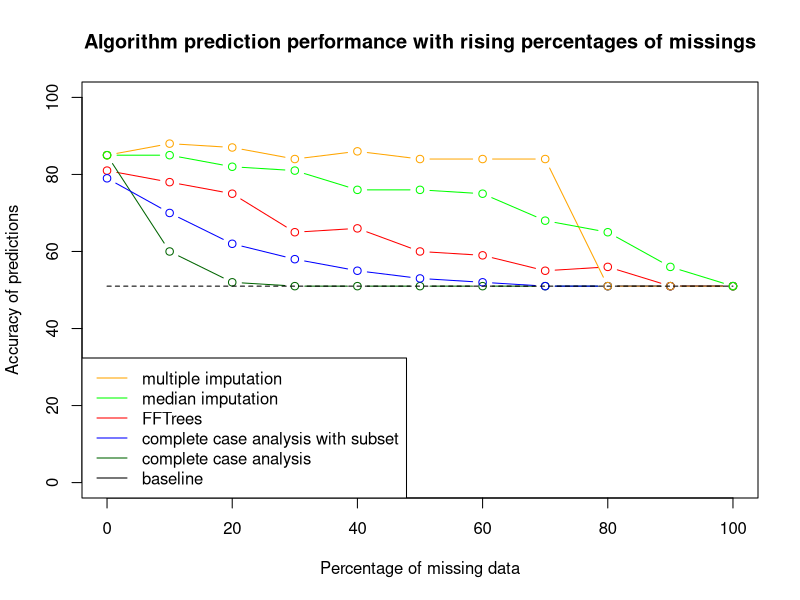
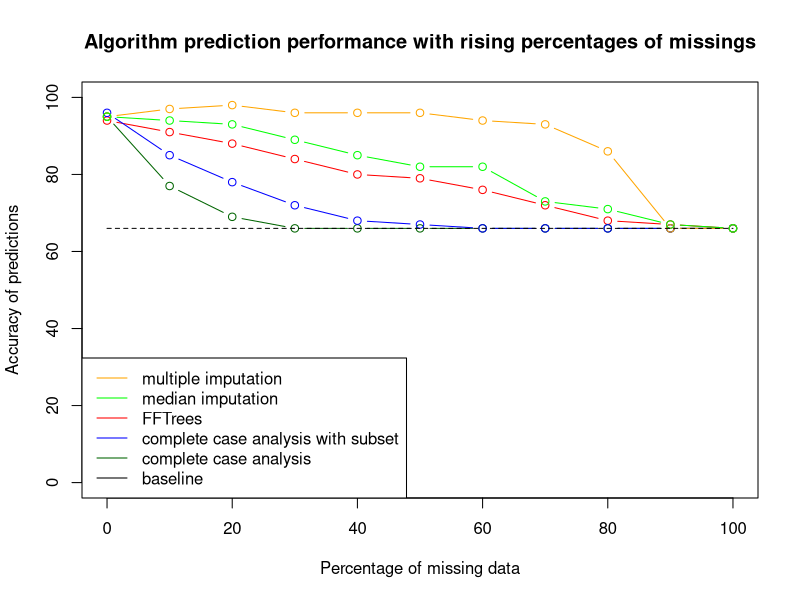

Write R code to recreate these figures, in order.
## ---- chunk 1
# Plot graph
x <-                      c( 0, 10, 20, 30, 40, 50, 60, 70, 80, 90, 100)
y <-                      c(81, 78, 75, 65, 66, 60, 59, 55, 56, 51, 51)
y_log_reg_cca <-          c(85, 60, 52, 51, 51, 51, 51, 51, 51, 51, 51) # ab 30 pc kein output mehr!, daher baseline eingesetzt
y_log_reg_cca_subset <-   c(79, 70, 62, 58, 55, 53, 52, 51, 51, 51, 51) # ab 70 pc kein output mehr!, daher baseline eingesetzt
y_log_reg_multiple_imp <- c(85, 88, 87, 84, 86, 84, 84, 84, 51, 51, 51) # ab 80 pc kein output mehr!, daher baseline eingesetzt
y_log_reg_mean_imp <-     c(85, 85, 82, 81, 76, 76, 75, 68, 65, 56, 51) # bei 100 pc kein output mehr!, daher baseline eingesetzt
baseline <-               c(51, 51, 51, 51, 51, 51, 51, 51, 51, 51, 51)

plot(x, y, type = "b", ylim = c(0,100), col = "red", xlab = "Percentage of missing data", ylab = "Accuracy of predictions",
main = "Algorithm prediction performance with rising percentages of missings")
lines(x, y_log_reg_cca, col = "darkgreen", type = "b")
lines(x, y_log_reg_cca_subset, col = "blue", type = "b")
lines(x, y_log_reg_multiple_imp, col = "orange", type = "b")
lines(x, y_log_reg_mean_imp, col = "green", type = "b")
lines(x, baseline, col = "black", lty = "dashed")

#lines(x, handle_NA_costs, col = "orange")

# Add a legend to the graph:
legend("bottomleft", legend = c( "multiple imputation", "median imputation", "FFTrees", "complete case analysis with subset", "complete case analysis","baseline"), col = c("orange", "green", "red", "blue", "darkgreen", "black"), lty = "solid")

## ---- chunk 2
# Plot graph
x <-                      c( 0, 10, 20, 30, 40, 50, 60, 70, 80, 90, 100)

y <-                      c(94, 91, 88, 84, 80, 79, 76, 72, 68, 67, 66)

y_log_reg_cca <-          c(95, 77, 69, 66, 66, 66, 66, 66, 66, 66, 66) # ab 40 pc kein output mehr!, daher baseline eingesetzt (jeweils eins davon schon baseline performance)
y_log_reg_cca_subset <-   c(96, 85, 78, 72, 68, 67, 66, 66, 66, 66, 66) # ab 70 pc kein output mehr!, daher baseline eingesetzt

y_log_reg_multiple_imp <- c(95, 97, 98, 96, 96, 96, 94, 93, 86, 66, 66) # ab 90 pc kein output mehr!, daher baseline eingesetzt
y_log_reg_mean_imp <-     c(95, 94, 93, 89, 85, 82, 82, 73, 71, 67, 66) 

baseline <-               c(66, 66, 66, 66, 66, 66, 66, 66, 66, 66, 66)

plot(x, y, type = "b", ylim = c(0,100), col = "red", xlab = "Percentage of missing data", ylab = "Accuracy of predictions",
main = "Algorithm prediction performance with rising percentages of missings")
lines(x, y_log_reg_cca, col = "darkgreen", type = "b")
lines(x, y_log_reg_cca_subset, col = "blue", type = "b")
lines(x, y_log_reg_multiple_imp, col = "orange", type = "b")
lines(x, y_log_reg_mean_imp, col = "green", type = "b")
lines(x, baseline, col = "black", lty = "dashed")

#lines(x, handle_NA_costs, col = "orange")

# Add a legend to the graph:
legend("bottomleft", legend = c( "multiple imputation", "median imputation", "FFTrees", "complete case analysis with subset", "complete case analysis","baseline"), col = c("orange", "green", "red", "blue", "darkgreen", "black"), lty = "solid")

